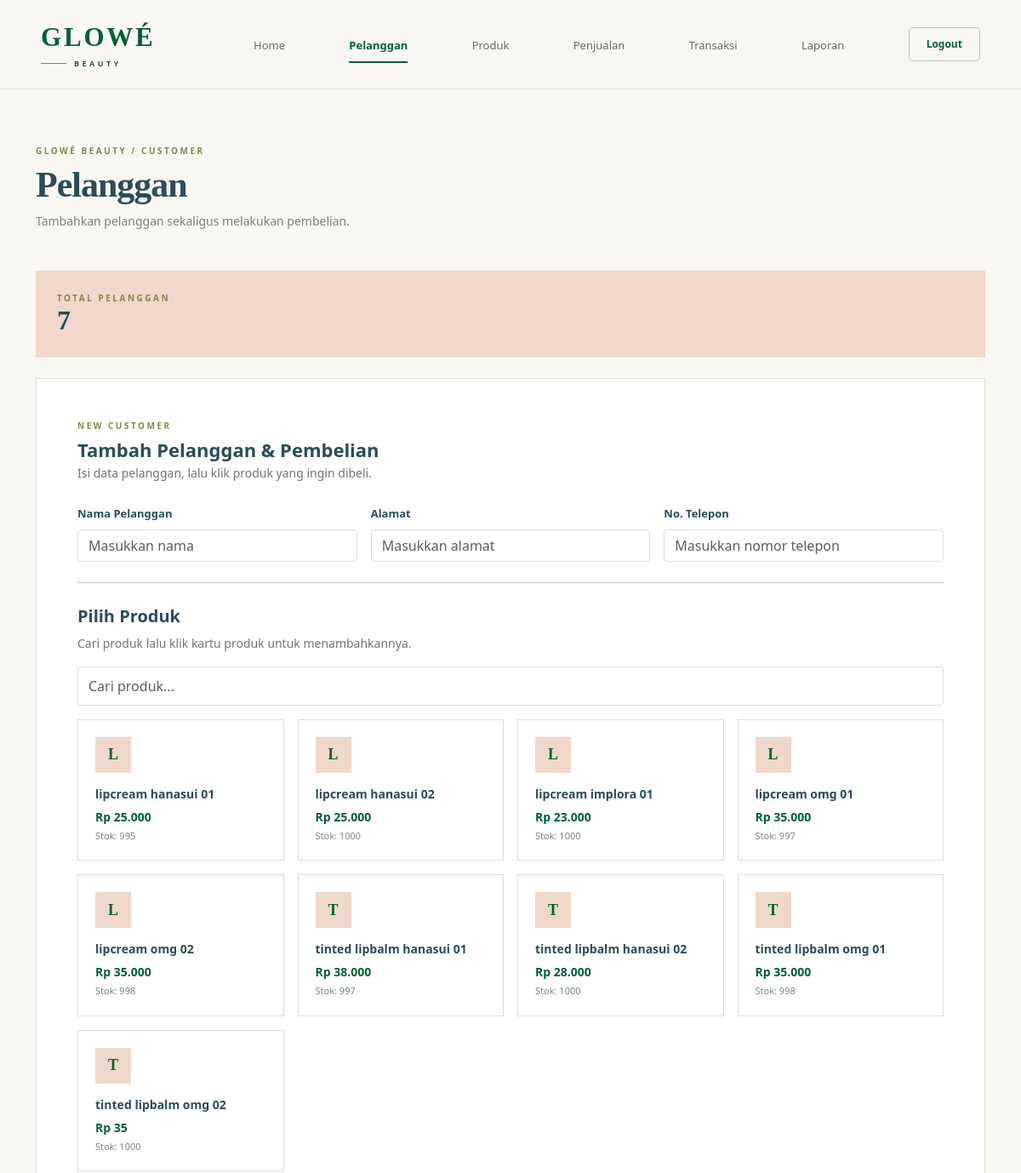
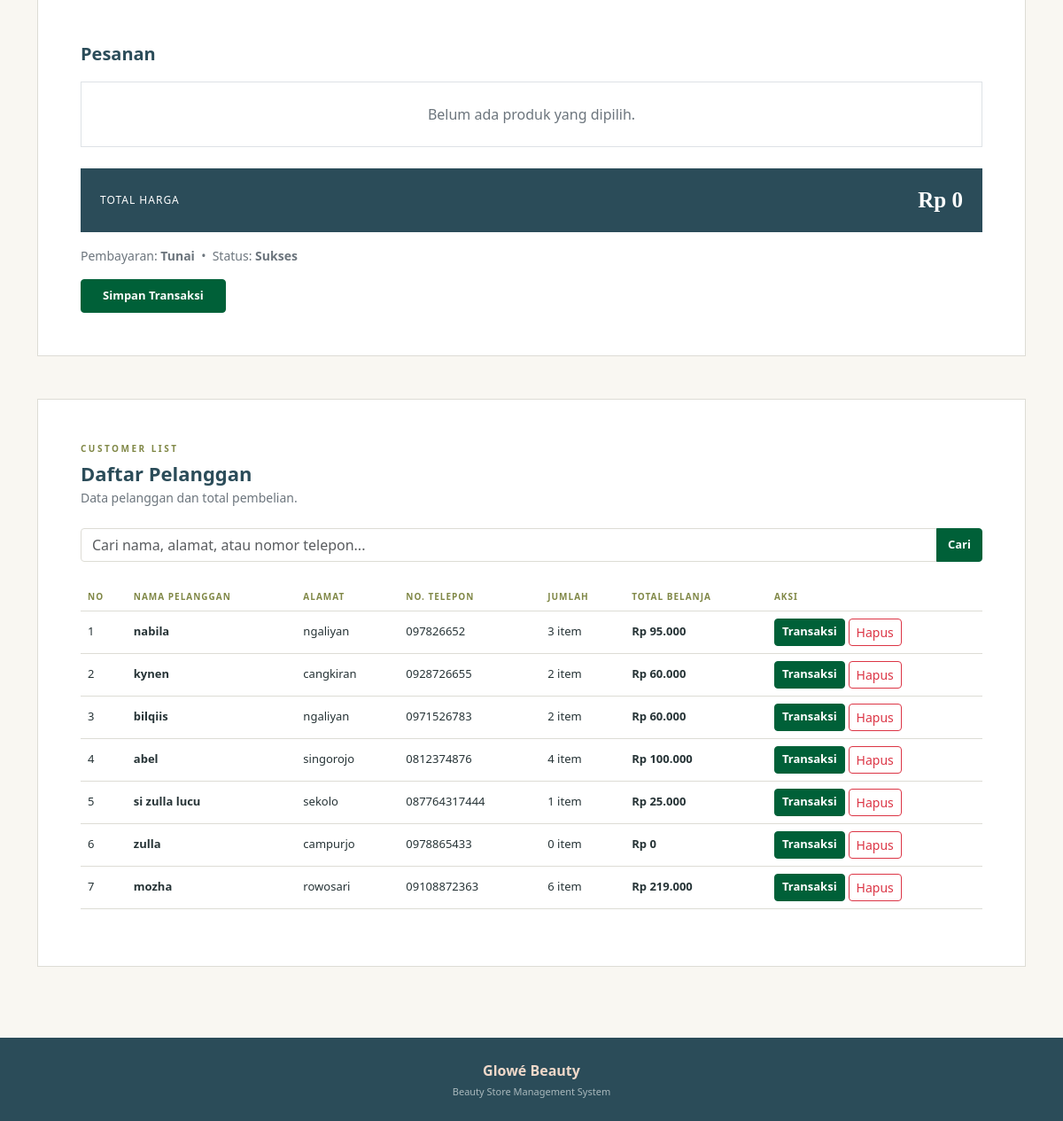
Page /admin/pelanggan.php on the committed database (2 pictures, top to bottom).
### tables this page shows
CREATE TABLE `produk` (
  `id_produk` int(11) NOT NULL,
  `nama_produk` varchar(100) NOT NULL,
  `harga` decimal(10,2) NOT NULL,
  `stok` int(255) NOT NULL
);

CREATE TABLE `pelanggan` (
  `id_pelanggan` int(11) NOT NULL,
  `nama_pelanggan` varchar(50) NOT NULL,
  `alamat` text NOT NULL,
  `no_telepon` varchar(20) NOT NULL
);

### admin/pelanggan.php (the view, shortened to what this page needs)
<?php
include '../koneksi.php';
$keyword = isset($_GET['cari'])
    ? mysqli_real_escape_string($koneksi, $_GET['cari'])
    : '';
$produk = mysqli_query($koneksi, "SELECT id_produk,nama_produk,harga,stok
    FROM produk ORDER BY nama_produk ASC");
$data = mysqli_query($koneksi, "
    SELECT pelanggan.*,
        COALESCE(SUM(
            CASE WHEN transaksi.status='sukses'
            THEN penjualan.total_harga ELSE 0 END
        ),0) AS total_belanja,
        COALESCE(SUM(
            CASE WHEN transaksi.status='sukses'
            THEN detail_sum.jumlah ELSE 0 END
        ),0) AS jumlah
    FROM pelanggan
    LEFT JOIN penjualan
        ON pelanggan.id_pelanggan=penjualan.id_pelanggan
    LEFT JOIN transaksi
        ON penjualan.id_penjualan=transaksi.id_penjualan
    LEFT JOIN (
        SELECT id_penjualan,SUM(jumlah) AS jumlah
        FROM detail_penjualan
        GROUP BY id_penjualan
    ) detail_sum
        ON penjualan.id_penjualan=detail_sum.id_penjualan
    WHERE (
        pelanggan.nama_pelanggan LIKE '%$keyword%'
        OR pelanggan.alamat LIKE '%$keyword%'
        OR pelanggan.no_telepon LIKE '%$keyword%'
    )
    GROUP BY pelanggan.id_pelanggan
    ORDER BY pelanggan.id_pelanggan DESC
");
$total_pelanggan = mysqli_num_rows($data);
?>
<!DOCTYPE html>
<html lang="id">
<head>
<link href="https://cdn.jsdelivr.net/npm/bootstrap@5.3.3/dist/css/bootstrap.min.css" rel="stylesheet">
</head>
<body>
<nav class="navbar">
<div class="container-fluid px-lg-5">
<div class="navbar-inner">
<a href="index.php" class="logo">
    <div class="logo-main">GLOWÉ</div>
    <div class="logo-bottom">
        <div class="logo-line"></div>
        <div class="logo-sub">BEAUTY</div>
    </div>
</a>
<div class="nav-menu">
    <a href="index.php" class="nav-link-custom">Home</a>
    <a href="pelanggan.php" class="nav-link-custom active">Pelanggan</a>
    <a href="produk.php" class="nav-link-custom">Produk</a>
    <a href="penjualan.php" class="nav-link-custom">Penjualan</a>
    <a href="transaksi.php" class="nav-link-custom">Transaksi</a>
    <a href="laporan.php" class="nav-link-custom">Laporan</a>
    <a href="../logout.php" class="logout"
       onclick="return confirm('Yakin ingin logout?')">Logout</a>
</div>
</div>
</div>
</nav>
<main class="page">
<div class="container">
<div class="mb-5">
    <div class="eyebrow">Glowé Beauty / Customer</div>
    <h1 class="page-title">Pelanggan</h1>
    <p class="page-desc mb-0">
        Tambahkan pelanggan sekaligus melakukan pembelian.
    </p>
</div>
<div class="stat-box mb-4">
    <div class="section-label">Total Pelanggan</div>
    <div class="stat-number"><?= $total_pelanggan; ?></div>
</div>
<div class="card-custom p-4 p-lg-5 mb-5">
<div class="mb-4">
    <div class="section-label">New Customer</div>
    <div class="card-title mt-1">Tambah Pelanggan & Pembelian</div>
    <p class="text-secondary small mb-0">
        Isi data pelanggan, lalu klik produk yang ingin dibeli.
    </p>
</div>
<form method="POST">
<div class="row g-3">
    <div class="col-md-4">
        <label class="form-label">Nama Pelanggan</label>
        <input type="text" name="nama_pelanggan" class="form-control"
               placeholder="Masukkan nama" required>
    </div>
    <div class="col-md-4">
        <label class="form-label">Alamat</label>
        <input type="text" name="alamat" class="form-control"
               placeholder="Masukkan alamat" required>
    </div>
    <div class="col-md-4">
        <label class="form-label">No. Telepon</label>
        <input type="text" name="no_telepon" class="form-control"
               placeholder="Masukkan nomor telepon" required>
    </div>
</div>
<hr class="my-4">
<div class="mb-3">
    <div class="card-title fs-5 mb-1">Pilih Produk</div>
    <small class="text-secondary">
        Cari produk lalu klik kartu produk untuk menambahkannya.
    </small>
</div>
<input type="text" id="cari-produk" class="form-control search-produk mb-3"
       placeholder="Cari produk..." autocomplete="off">
<div class="row g-3" id="daftar-produk">
<?php while($pr=mysqli_fetch_assoc($produk)):
    $stok=(int)$pr['stok'];
?>
<div class="col-6 col-md-4 col-lg-3 produk-item"
     data-nama-produk="<?= strtolower(htmlspecialchars($pr['nama_produk'],ENT_QUOTES)); ?>">
    <div class="produk-card <?= $stok<=0?'tidak-tersedia':''; ?>"
         data-id="<?= $pr['id_produk']; ?>"
         data-nama="<?= htmlspecialchars($pr['nama_produk'],ENT_QUOTES); ?>"
         data-harga="<?= $pr['harga']; ?>"
         data-stok="<?= $stok; ?>"
         onclick="pilihProduk(this)">
        <div class="produk-icon">
            <?= strtoupper(substr($pr['nama_produk'],0,1)); ?>
        </div>
        <div class="nama-produk">
            <?= htmlspecialchars($pr['nama_produk']); ?>
        </div>
        <div class="harga-produk">
            Rp <?= number_format($pr['harga'],0,',','.'); ?>
        </div>
        <div class="stok-produk">
            <?= $stok>0 ? "Stok: $stok" : "Stok habis"; ?>
        </div>
    </div>
</div>
<?php endwhile; ?>
</div>
<div class="mt-5">
    <div class="card-title fs-5 mb-3">Pesanan</div>
    <div id="pesanan-container">
        <div id="pesanan-kosong"
             class="text-center text-secondary border p-4">
            Belum ada produk yang dipilih.
        </div>
    </div>
</div>
<div class="total-box mt-4 d-flex justify-content-between align-items-center">
    <div class="total-label">TOTAL HARGA</div>
    <div class="total-price" id="total-harga">Rp 0</div>
</div>
<div class="mt-3 small text-secondary">
    Pembayaran: <strong>Tunai</strong>
    &nbsp;•&nbsp;
    Status: <strong>Sukses</strong>
</div>
<button type="submit" name="simpan" class="btn btn-green mt-3 px-4 py-2">
    Simpan Transaksi
</button>
</form>
</div>
<div class="card-custom p-4 p-lg-5">
<div class="mb-4">
    <div class="section-label">Customer List</div>
    <div class="card-title mt-1">Daftar Pelanggan</div>
    <p class="text-secondary small mb-0">
        Data pelanggan dan total pembelian.
    </p>
</div>
<form method="GET" class="mb-4">
<div class="input-group">
    <input type="text" name="cari" class="form-control"
           placeholder="Cari nama, alamat, atau nomor telepon..."
           value="<?= htmlspecialchars($keyword); ?>">
    <button class="btn btn-green">Cari</button>
</div>
</form>
<div class="table-responsive">
<table class="table table-hover align-middle">
<thead>
<tr>
    <th>No</th>
    <th>Nama Pelanggan</th>
    <th>Alamat</th>
    <th>No. Telepon</th>
    <th>Jumlah</th>
    <th>Total Belanja</th>
    <th>Aksi</th>
</tr>
</thead>
<tbody>
<?php
$no=1;
if(mysqli_num_rows($data)>0):
while($row=mysqli_fetch_assoc($data)):
?>
<tr>
    <td><?= $no++; ?></td>
    <td class="fw-semibold">
        <?= htmlspecialchars($row['nama_pelanggan']); ?>
    </td>
    <td><?= htmlspecialchars($row['alamat']); ?></td>
    <td><?= htmlspecialchars($row['no_telepon']); ?></td>
    <td><?= $row['jumlah']; ?> item</td>
    <td class="fw-semibold">
        Rp <?= number_format($row['total_belanja'],0,',','.'); ?>
    </td>
    <td>
        <div class="d-flex gap-1">
            <a href="transaksi.php?id_pelanggan=<?= $row['id_pelanggan']; ?>"
               class="btn btn-sm btn-green">
                Transaksi
            </a>
            <a href="hapus_pelanggan.php?id_pelanggan=<?= $row['id_pelanggan']; ?>"
               class="btn btn-sm btn-outline-danger"
               onclick="return confirm('Yakin ingin menghapus pelanggan ini?')">
                Hapus
            </a>
        </div>
    </td>
</tr>
<?php endwhile; endif; ?>
</tbody>
</table>
</div>
</div>
</div>
</main>
<footer>
<div class="container text-center">
    <div class="footer-brand">Glowé Beauty</div>
    <div class="footer-text">Beauty Store Management System</div>
</div>
</footer>
</body>
</html>

### admin/pelanggan.php (style rules this page uses)
:root { --green:#006038; --green-dark:#00492b; --mustard:#808847; --outerspace:#2B4C59; --ivory:#F9F7F2; --peach:#EFD8C9; --text:#263336; --muted:#788083; --line:#DDDCD5; }
* { box-sizing:border-box }
body { margin:0; background:var(--ivory); color:var(--text); font-family:"Segoe UI",Arial,sans-serif; }
.navbar { background:var(--ivory); border-bottom:1px solid var(--line); }
.navbar-inner { min-height:88px; display:flex; align-items:center; width:100%; }
.logo { text-decoration:none; display:flex; flex-direction:column; line-height:1; min-width:185px; flex-shrink:0; }
.logo-main { color:var(--green); font:600 31px Georgia,serif; letter-spacing:2.8px; }
.logo-bottom { display:flex; align-items:center; margin-top:8px; }
.logo-line { width:30px; height:1px; background:var(--mustard); margin-right:9px; }
.logo-sub { color:var(--outerspace); font-size:9px; font-weight:700; letter-spacing:3.5px; }
.nav-menu { flex:1; display:flex; align-items:center; justify-content:space-between; margin-left:55px; }
.nav-link-custom { position:relative; color:#606A6D; text-decoration:none; font-size:13px; font-weight:500; padding:34px 10px 31px; white-space:nowrap; }
.nav-link-custom:hover, .nav-link-custom.active { color:var(--green) }
.nav-link-custom.active { font-weight:700 }
.nav-link-custom.active:after { content:""; position:absolute; left:10px; right:10px; bottom:20px; height:2px; background:var(--green); }
.logout { color:var(--green); border:1px solid #B8C8C0; border-radius:5px; padding:10px 20px; text-decoration:none; font-size:12px; font-weight:700; margin-left:10px; }
.page { padding:65px 0 80px; }
.eyebrow,.section-label { color:var(--mustard); font-size:10px; font-weight:700; letter-spacing:2.5px; text-transform:uppercase; }
.page-title { color:var(--outerspace); font:600 42px Georgia,serif; letter-spacing:-1px; margin:8px 0; }
.page-desc { color:var(--muted); font-size:14px; }
.card-custom { background:white; border:1px solid var(--line); border-radius:0; }
.card-title { color:var(--outerspace); font-size:22px; font-weight:600; }
.form-label { color:var(--outerspace); font-size:13px; font-weight:600; }
.form-control { border-color:var(--line); border-radius:4px; }
.btn-green { background:var(--green); border:1px solid var(--green); color:white; border-radius:4px; font-size:13px; font-weight:600; }
.stat-box { background:var(--peach); border:0; padding:25px; }
.stat-number { color:var(--outerspace); font:600 32px Georgia,serif; }
.search-produk { height:46px; border-radius:4px; }
.produk-card { height:100%; padding:20px; background:white; border:1px solid var(--line); cursor:pointer; transition:.2s; }
.produk-icon { width:42px; height:42px; display:flex; align-items:center; justify-content:center; background:var(--peach); color:var(--green); font:600 18px Georgia,serif; margin-bottom:14px; }
.nama-produk { color:var(--outerspace); font-size:14px; font-weight:600; }
.harga-produk { color:var(--green); font-size:14px; font-weight:700; margin-top:6px; }
.stok-produk { color:var(--muted); font-size:11px; margin-top:4px; }
.total-box { background:var(--outerspace); color:white; padding:22px; }
.total-label { font-size:12px;letter-spacing:1px }
.total-price { font:600 25px Georgia,serif; }
.table { --bs-table-bg:transparent; }
.table thead th { color:var(--mustard); font-size:10px; text-transform:uppercase; letter-spacing:1px; border-bottom:1px solid var(--line); }
.table tbody td { color:var(--text); font-size:13px; border-color:var(--line); }
footer { background:var(--outerspace); color:#AAB9BD; padding:25px 0; }
.footer-brand { color:var(--peach); font-weight:700; }
.footer-text { font-size:11px;margin-top:4px }

### rows in the picture
produk: nama_produk "L", nama_produk "lipcream hanasui 01", harga "25.000", stok "995"
produk: nama_produk "L", nama_produk "lipcream hanasui 02", harga "25.000", stok "1000"
produk: nama_produk "L", nama_produk "lipcream implora 01", harga "23.000", stok "1000"
produk: nama_produk "L", nama_produk "lipcream omg 01", harga "35.000", stok "997"
produk: nama_produk "L", nama_produk "lipcream omg 02", harga "35.000", stok "998"
produk: nama_produk "T", nama_produk "tinted lipbalm hanasui 01", harga "38.000", stok "997"
produk: nama_produk "T", nama_produk "tinted lipbalm hanasui 02", harga "28.000", stok "1000"
produk: nama_produk "T", nama_produk "tinted lipbalm omg 01", harga "35.000", stok "998"
produk: nama_produk "T", nama_produk "tinted lipbalm omg 02", harga "35", stok "1000"
pelanggan: nama_pelanggan "nabila", alamat "ngaliyan", no_telepon "097826652", jumlah "3", total_belanja "95.000"
pelanggan: nama_pelanggan "kynen", alamat "cangkiran", no_telepon "0928726655", jumlah "2", total_belanja "60.000"
pelanggan: nama_pelanggan "bilqiis", alamat "ngaliyan", no_telepon "0971526783", jumlah "2", total_belanja "60.000"
pelanggan: nama_pelanggan "abel", alamat "singorojo", no_telepon "0812374876", jumlah "4", total_belanja "100.000"
pelanggan: nama_pelanggan "si zulla lucu", alamat "sekolo", no_telepon "087764317444", jumlah "1", total_belanja "25.000"
pelanggan: nama_pelanggan "zulla", alamat "campurjo", no_telepon "0978865433", jumlah "0", total_belanja "0"
pelanggan: nama_pelanggan "mozha", alamat "rowosari", no_telepon "09108872363", jumlah "6", total_belanja "219.000"

### other values in the picture
$total_pelanggan "7"
